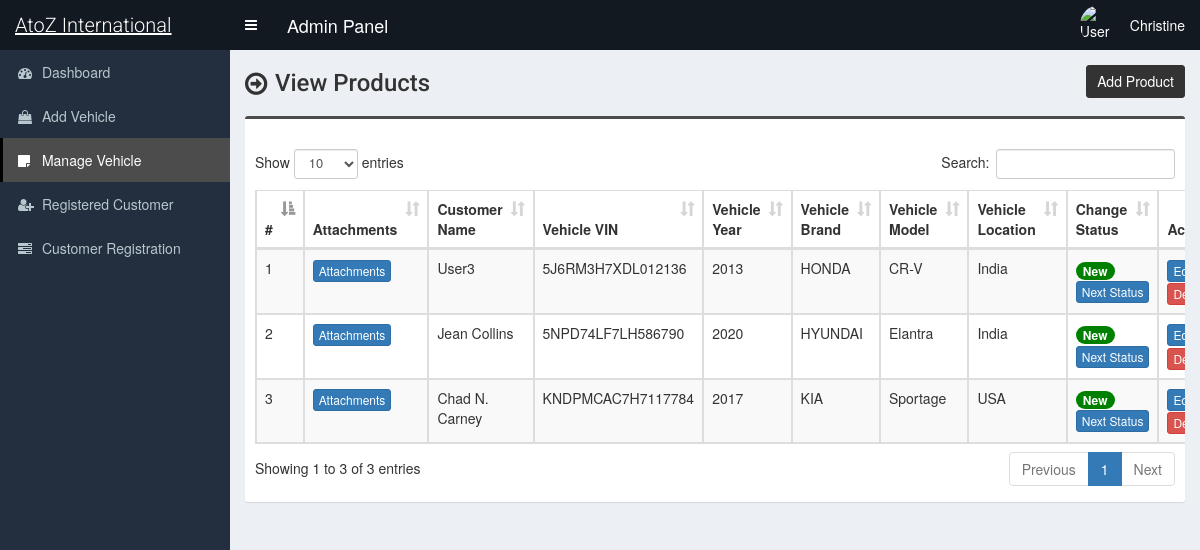
Screenshot of /admin/vehicle.php (signed in) with the database file from the repository.
### tables this page shows
CREATE TABLE `tbl_vehicle` (
  `cust_user` varchar(125) NOT NULL,
  `vehicle_vin` varchar(64) NOT NULL,
  `vehicle_title` varchar(1) NOT NULL,
  `vehicle_key` varchar(1) NOT NULL,
  `vehicle_year` int(4) NOT NULL,
  `vehicle_brand` varchar(16) NOT NULL,
  `vehicle_model` varchar(32) NOT NULL,
  `vehicle_location` varchar(32) NOT NULL,
  `vehicle_received` date NOT NULL,
  `vehicle_title_received` date NOT NULL,
  `vehicle_status` int(1) NOT NULL
);

CREATE TABLE `tbl_vehicle_status` (
  `vehicle_status` int(1) NOT NULL,
  `vehicle_action` varchar(125) NOT NULL
);

### admin/vehicle.php (the view, shortened to what this page needs)
<?php require_once('header.php'); ?>
<section class="content-header">
	<div class="content-header-left">
		<h1>View Products</h1>
	</div>
	<div class="content-header-right">
		<a href="product-add.php" class="btn btn-primary btn-sm">Add Product</a>
	</div>
</section>
<section class="content">
	<div class="row">
		<div class="col-md-12">
			<div class="box box-info">
				<div class="box-body table-responsive">
					<table id="example1" class="table table-bordered table-hover table-striped">
					<thead class="thead-dark">
							<tr>
								<th width="10">#</th>
								<th>Attachments</th>
								<th width="100">Customer Name</th>
								<th width="150">Vehicle VIN</th>
								<th width="40">Vehicle Year</th>
								<th width="40">Vehicle Brand</th>
								<th width="40">Vehicle Model</th>
								<th>Vehicle Location</th>
								<th>Change Status</th>
								<th width="80">Action</th>
							</tr>
						</thead>
						<tbody>
							<?php
							$i=0;
							$statement = $pdo->prepare("select
                                                            v.cust_user,
                                                            v.vehicle_vin,
                                                            v.vehicle_year,
                                                            v.vehicle_brand,
                                                            v.vehicle_model,
                                                            v.vehicle_location,
                                                            v.vehicle_status,
                                                            s.vehicle_action
                                                        from
                                                            tbl_vehicle v
                                                        left join tbl_vehicle_status s
                                                        on v.vehicle_status=s.vehicle_status
							                           	");
							$statement->execute();
							$result = $statement->fetchAll(PDO::FETCH_ASSOC);
							foreach ($result as $row) {
								$i++;
								?>
								<tr>
									<td><?php echo $i; ?></td>
									<td style="width:82px;">
                                        <a href="#" class="btn btn-primary btn-xs" data-href="vehicle-delete.php?id=<?php echo $row['vehicle_vin']; ?>" data-toggle="modal" data-target="#check-attachment-<?php echo $row['vehicle_vin']; ?>">Attachments</a>
                                    </td>
									<td><?php echo $row['cust_user']; ?></td>
									<td><?php echo $row['vehicle_vin']; ?></td>
									<td><?php echo $row['vehicle_year']; ?></td>
									<td><?php echo $row['vehicle_brand']; ?></td>
									<td>
                                        <?php echo $row['vehicle_model']; ?>
									</td>
									<td>
                                        <?php echo $row['vehicle_location']; ?>
									</td>
									<td>
                                        <span class="badge badge-success vehicle-status-field <?php echo $row["vehicle_vin"]."-action"; ?>"
                                            style="background-color:green;"
                                            data-vin="<?php echo $row["vehicle_vin"]; ?>"
                                        >
                                            <?php
                                                echo $row['vehicle_action'];
                                            ?>
                                        </span>
                                        <br>
                                        <span
                                            id="update-next-<?php echo $row['vehicle_vin']; ?>"
                                            class="update-next-<?php echo $row['vehicle_vin']; ?> <?php echo ($row['vehicle_status'] < 5) ? 'app' : 'd-none'; ?>">
                                            <button type="button"
                                                class="btn btn-primary btn-xs update-status-next"
                                                data-id="<?php echo $row['vehicle_vin']; ?>"
                                                data-current="<?php echo $row["vehicle_status"]; ?>"
                                            >
                                                Next Status
                                            </button>
                                        </span>
                                    </td>
									<td>
										<a href="vehicle-edit.php?id=<?php echo $row['vehicle_vin']; ?>" class="btn btn-primary btn-xs">Edit</a>
										<a href="#" class="btn btn-danger btn-xs" data-toggle="modal" data-target="#confirm-delete">Delete</a>
									</td>
								</tr>
								<?php
							}
							?>
						</tbody>
					</table>
				</div>
			</div>
		</div>
	</div>
</section>
<?php require_once('footer.php'); ?>

### admin/style.css (style rules this page uses)
body { font-size: 13px; font-family: "Roboto", sans-serif; }
.content-header > h1, .content-header .content-header-left h1 { font-family: "Roboto", sans-serif; }
.box-info { padding-top: 20px; }
.content-header { overflow: hidden; }
.content-header .content-header-left { float: left; padding-top: 5px; }
.content-header .content-header-right { float: right; }
.content-header .content-header-left h1 { margin-top: 0; margin-bottom: 0; padding-left: 30px; padding-bottom: 5px; font-size: 24px; position: relative; }
.content-header .content-header-left h1:before { position: absolute; top: 0; left: 0; font-family: "FontAwesome", sans-serif; font-size: 26px; content: "\f18e"; }
.content-header .content-header-right a { position: relative; font-size: 14px; }
.box.box-info { border-top-color: #4c4c4c; }
.content-header .content-header-right a { background-color: #333333; border-color: #333333; }

### rows the page displays
tbl_vehicle: cust_user "User3", vehicle_vin "5J6RM3H7XDL012136", vehicle_year "2013", vehicle_brand "HONDA", vehicle_model "CR-V", vehicle_location "India", tbl_vehicle_status.vehicle_action "New"
tbl_vehicle: cust_user "Jean Collins", vehicle_vin "5NPD74LF7LH586790", vehicle_year "2020", vehicle_brand "HYUNDAI", vehicle_model "Elantra", vehicle_location "India", tbl_vehicle_status.vehicle_action "New"
tbl_vehicle: cust_user "Chad N. Carney", vehicle_vin "KNDPMCAC7H7117784", vehicle_year "2017", vehicle_brand "KIA", vehicle_model "Sportage", vehicle_location "USA", tbl_vehicle_status.vehicle_action "New"

### other values shown
$_SESSION['user']['full_name'] "Christine"
